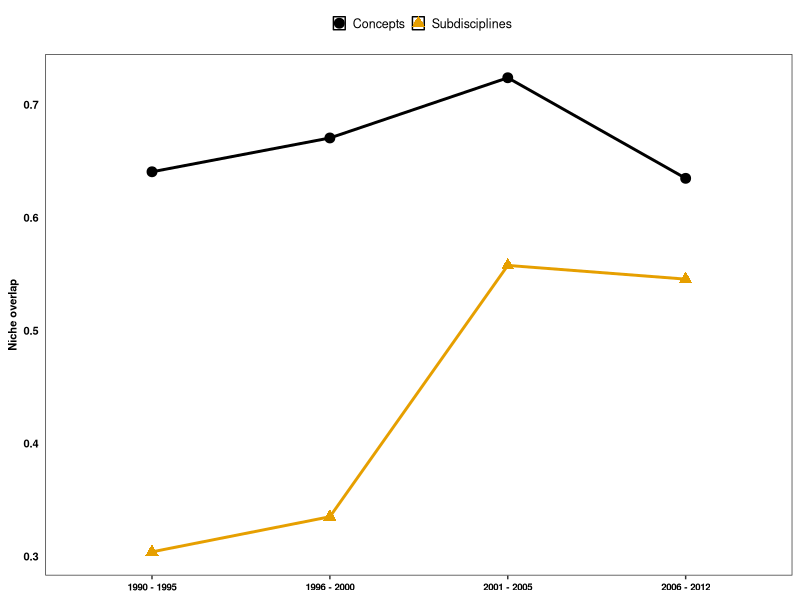
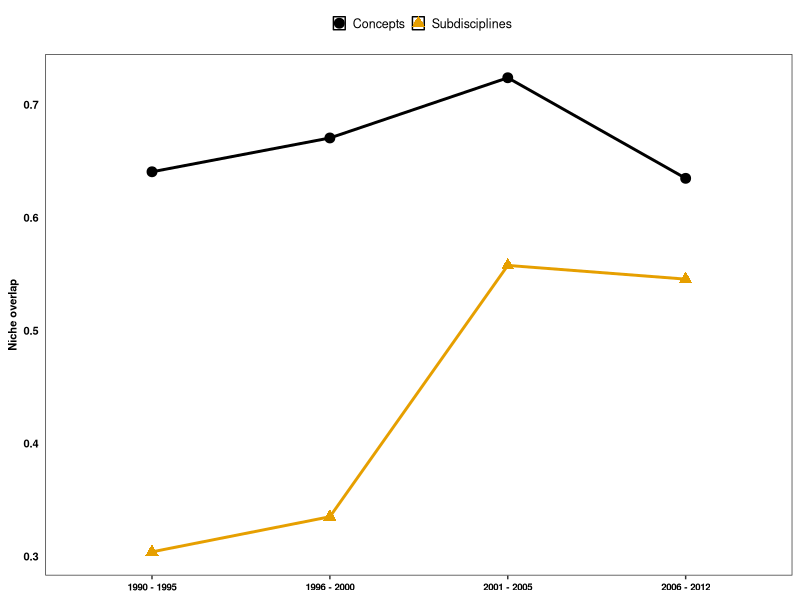

Write the R code that produced these figures, in order.
#####################################
# Figures for bi-partite analysis   #
# per 'trophic level', i.e. for     #
# topics and research areas         #
#####################################

require(ggplot2)
require(dplyr)
require(ggthemes)

##########
# Data   #
##########

nett<-read.csv("Cleaned_Data/group_bipartite_indices.csv",header=T)

nett$TimeWindow<-as.character(nett$TimeWindow)
nett$TimeWindow<-ifelse(nett$TimeWindow=="1990_1995","1990 - 1995",nett$TimeWindow)
nett$TimeWindow<-ifelse(nett$TimeWindow=="1996_2000","1996 - 2000",nett$TimeWindow)
nett$TimeWindow<-ifelse(nett$TimeWindow=="2001_2005","2001 - 2005",nett$TimeWindow)
nett$TimeWindow<-ifelse(nett$TimeWindow=="2006_2012","2006 - 2012",nett$TimeWindow)
nett$TimeWindow<-as.factor(nett$TimeWindow)

nett$TimeWindow <- factor(nett$TimeWindow, levels = c("1990 - 1995","1996 - 2000","2001 - 2005","2006 - 2012"))
nett$TrophicLevel <- factor(nett$TrophicLevel, levels = c("Most_Probable_Topic","ResArea_Orig"))

#################
# Niche overlap #
#################

ee<-ggplot(data=nett,aes(x=TimeWindow,y=niche.overlap,group=TrophicLevel, colour=TrophicLevel,shape=TrophicLevel))+
  geom_line(size=1)+
  geom_point(size=3)+
  scale_colour_colorblind(name="",labels=c("ResArea_Orig"="Subdisciplines","Most_Probable_Topic"= "Concepts"))+

  scale_shape_manual(name="",labels=c("ResArea_Orig"="Subdisciplines","Most_Probable_Topic"= "Concepts"),
                                      values=c("ResArea_Orig"=17, "Most_Probable_Topic"=19))+
  labs(x = "", y = "Niche overlap")

Niche<-ee+ theme_bw()+theme(axis.title.x=element_blank(),
                            axis.title.y=element_text(colour="black",face=c("bold"),size=8),
                            axis.text.y=element_text(colour="black",face="bold",size=8),
                            axis.text.x=element_text(colour="black",face="bold",size=7),
                            axis.ticks.y=element_line(colour="transparent"),
                            legend.background=element_rect(fill="transparent"),
                            legend.key=element_rect(fill="transparent"),legend.key.size = unit(0.25, "cm"),
                            legend.text=element_text(size=9),
                            legend.text.align = 0.5,
                            legend.position="top",legend.direction="horizontal",
                            panel.background = element_blank(),
                            panel.grid.major = element_blank(),
                            panel.grid.minor=element_blank())

ggsave(filename = file.path("Figures", "Bipartite_Concept_Interdiscp.png"), 
       width    = 4, 
       height   = 4, 
       units    = "in")

Niche

dev.off()